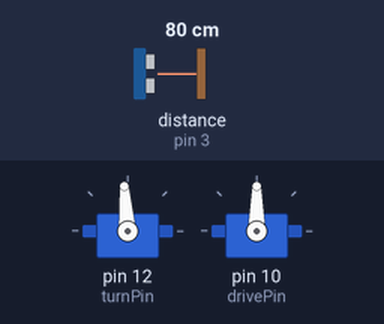
A sketch run on a simulated Arduino Uno, built with avr-gcc and run on an emulated ATmega328P. Parts: 2 × servo. The test bench sets the inputs (shaded band); at power-on: distance to the obstacle (sensor on pin 3) 80 cm. The echo pulse lasts 58.3 µs per cm; what the sketch prints to the serial monitor is not drawn.

Above: at 0.1 s.
At 14.0 s:
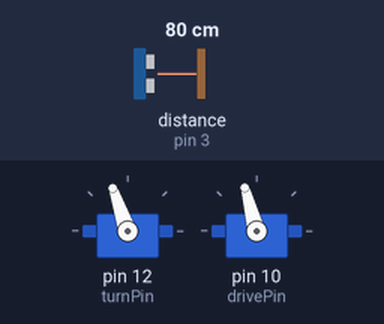
Timing chart, 0 to 21.2 s (numbered marks = the images above):
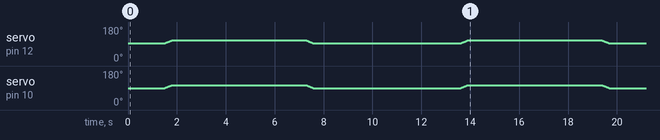

The sketch:

Alpha_and_Bravo_Tasks.ino
```cpp
/*
 Controlling a servo position using a potentiometer (variable resistor)
 by Michal Rinott <http://people.interaction-ivrea.it/m.rinott>

 modified on 8 Nov 2013
 by Scott Fitzgerald
 http://www.arduino.cc/en/Tutorial/Knob
*/

#include <Servo.h>

Servo turnPin;
Servo drivePin;

const int turnCenter = 94;
const int driveCenter = 90;
int turn = 0; // -20...20
int vel = 0;  // -25...25

//seting up the pins for the front distance sensors
const int frontTrigPin = 2;
const int frontEchoPin = 3;

//seting up the pins for the left distance sensors
const int leftTrigPin = 4;
const int leftEchoPin = 5;

//seting up the pins for the right distance sensors
const int rightTrigPin = 6;
const int rightEchoPin = 7;

//seting up the pins for the front distance sensors
const int backTrigPin = 8;
const int backEchoPin = 9;

void steer(int t, int d) {
  while (turn != t) {
    turn += turn < t ? 1 : turn > t ? -1 : 0;

    turnPin.write(turnCenter + turn);

    delay(20);
  }

  delay(d);
}

void drive(int v, int d) {
  while (vel != v) {
    vel += vel < v ? 1 : vel > v ? -1 : 0;

    drivePin.write(driveCenter + vel);

    delay(20);
  }

  delay(d);
}

void center() {
  turnPin.write(turnCenter);
}

void halt() {
  drivePin.write(driveCenter);
}

void steerDrive(int t, int v, int d) {
  while (turn != t && vel != v) {
    turn += turn < t ? 1 : turn > t ? -1 : 0;
    vel  +=  vel < v ? 1 :  vel > v ? -1 : 0;

    turnPin.write(turnCenter + turn);
    drivePin.write(driveCenter + vel);

    delay(20);
  }

  delay(d);
}

void setup() {
  turnPin.attach(12);
  drivePin.attach(10);

  center();
  halt();
  delay(500);

  // Box Maneuver

  steerDrive(  0,  20, 1000); // drive out of box
  steerDrive( 20,  15, 5000); // steer right out o
  steerDrive(  0,  15,  500); // ease forward
  steerDrive(  0,   0, 2000); // pause
  steerDrive(  0, -20, 2000); // back-up
  steerDrive(  0,   0, 2000); // pause
  steerDrive( 20,  15, 5000); // steer right into boxmk,jih
  steerDrive(  0,  15,  500);
  steerDrive(  0,  0,   500);

  center();
  halt();

  // Front Distant Sensors
  pinMode(frontTrigPin, OUTPUT);
  pinMode(frontEchoPin, INPUT);

  // Left Distance Sensors
  pinMode(leftTrigPin, OUTPUT);
  pinMode(leftEchoPin, INPUT);

  // Right Distance Sensors
  pinMode(rightTrigPin, OUTPUT);
  pinMode(rightEchoPin, INPUT);

  // Back Distance Sensors
  pinMode(backTrigPin, OUTPUT);
  pinMode(backEchoPin, INPUT);
  Serial.begin(9600);

//  turn.write(94); // 94 CENTER!!
//  delay(3000);
//  turn.write(74); // 94 - 20 = 144 LEFT!!
//  delay(3000);
//  turn.write(94); // 94 CENTER!!
//  delay(3000);
//  turn.write(114); // 94 + 20 = 144 RIGHT!!

//  drive.write(110)// ; Forward -- "That's a good speed" - Mr. Dickie
//  drive.write(80); // Backward -- "Hehehe...there you go" - Mr. Dickie
}

void loop() {
  Serial.println("Distance: " + String(getDistanceFront()));
}

float getDistanceFront() {
  digitalWrite(frontTrigPin, LOW);

  delayMicroseconds(2);

  digitalWrite(frontTrigPin, HIGH);

	delayMicroseconds(10);

  digitalWrite(frontTrigPin, LOW);

  return pulseIn(frontEchoPin, HIGH);
}

float getDistanceLeft() {
  digitalWrite(leftTrigPin, LOW);

  delayMicroseconds(2);

  digitalWrite(leftTrigPin, HIGH);

	delayMicroseconds(10);

  digitalWrite(leftTrigPin, LOW);

  return pulseIn(leftEchoPin, HIGH);
}

float getDistanceRight() {
  digitalWrite(rightTrigPin, LOW);

  delayMicroseconds(2);

  digitalWrite(rightTrigPin, HIGH);

	delayMicroseconds(10);

  digitalWrite(rightTrigPin, LOW);

  return pulseIn(rightEchoPin, HIGH);
}

float getDistanceBack() {
  digitalWrite(backTrigPin, LOW);

  delayMicroseconds(2);

  digitalWrite(backTrigPin, HIGH);

	delayMicroseconds(10);

  digitalWrite(backTrigPin, LOW);

  return pulseIn(backEchoPin, HIGH);
}
```
